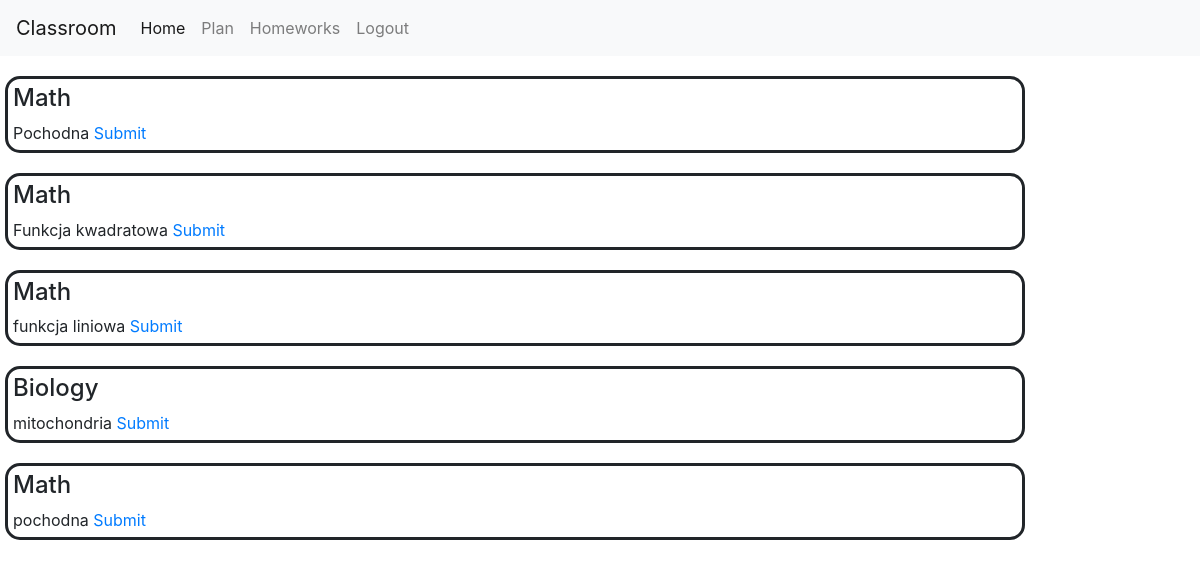
The app's page /homework (signed in) with its own data.
### classroom/models.py (models this page shows)
class Homework(models.Model):
    subject = models.CharField(max_length=300, choices=SUBJECT_CHOICES)
    content = models.CharField(max_length=10000)
    deadline = models.DateField()
    group = models.ForeignKey(Class, on_delete=models.CASCADE, related_name="homeworks")
    teacher = models.ForeignKey(User, on_delete=models.CASCADE, related_name="given_homeworks")

### classroom/views.py (the view, shortened to what this page needs)
# urls.py: path("homework", views.homework_view, name="homework"),
@login_required
def homework_view(request):
    user= request.user
    if user.type=="SU":
        if request.method=="POST":
            subject = request.POST['subject']
        else:
            group=user.group
            homeworks = group.homeworks.all()
            return render(request, "classroom/homework.html", {
                "homeworks": homeworks,
                "perrmision": False
            })

### classroom/templates/classroom/homework.html (shortened to what this page needs)
{% extends "classroom/layout.html" %}
{% load static %}
{%block body%}
    <div id="homework">
        {%for homework in homeworks%}
            <div class="homework_display">
                <h4>{{homework.get_subject_display}} {% if perrmision == True %}{{homework.group}}{%endif%}</h4>
                {{homework.content}}
                {% if perrmision == False %}
                    <a href="{% url 'submission' homework.pk %}">Submit</a>
                {% endif %}
            </div>
        {%endfor%}
    </div>
{%endblock%}

### classroom/static/classroom/style.css (style rules this page uses)
.homework_display { margin-left: 5px; margin-top: 20px; border-style: solid; border-radius: 15px; padding: 5px; max-width: 85%; }

### records on screen
Homework: subject "Math", content "Pochodna"
Homework: subject "Math", content "Funkcja kwadratowa"
Homework: subject "Math", content "funkcja liniowa"
Homework: subject "Biology", content "mitochondria"
Homework: subject "Math", content "pochodna"
